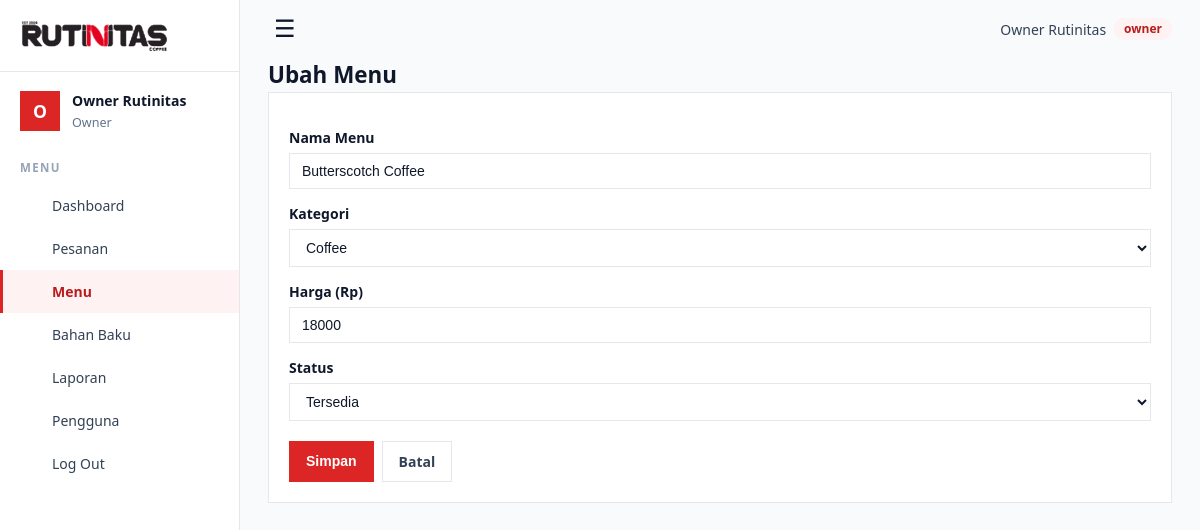
/index.php?url=menu/edit/1 (signed in), run on the app's committed database.
### tables this page shows
CREATE TABLE menu (
    id_menu             INT AUTO_INCREMENT PRIMARY KEY,
    nama_menu           VARCHAR(50) NOT NULL,
    kategori            VARCHAR(30) NOT NULL,
    harga               DECIMAL(10,2) NOT NULL CHECK (harga >= 0),
    status_ketersediaan ENUM('Tersedia','Kosong') NOT NULL DEFAULT 'Tersedia'
);

### app/core/Controller.php (called while the page is built, shortened)
<?php
abstract class Controller
{
    protected function view(string $file, array $data = []): void
    {
        (static function (): void { require ROOT . '/app/views/layout/header.php'; })();
        (static function () use ($file, $data): void {
            extract($data, EXTR_SKIP);
            require ROOT . "/app/views/$file.php";
        })();
        (static function (): void { require ROOT . '/app/views/layout/footer.php'; })();
    }
}

### app/core/CrudController.php (called while the page is built, shortened)
<?php
abstract class CrudController extends Controller
{
    protected string $slug;
    protected string $title;
    protected function formFields(?int $id): array { return $this->fields(); }
    public function edit($id = null): void
    {
        $row = $this->model()->find((int)$id);
        $this->form((int)$id, $row);
    }
    private function form(?int $id, array $row, array $errors = []): void
    {
        $this->view('crud/form', [
            'title' => $this->title, 'slug' => $this->slug, 'fields' => $this->formFields($id),
            'id' => $id, 'row' => $row, 'errors' => $errors,
        ]);
    }
}

### app/core/Database.php (called while the page is built, shortened)
<?php
class Database
{
    private static ?PDO $pdo = null;
    public static function connect(): PDO
    {
        if (self::$pdo === null) {
            $d = (require ROOT . '/config/config.php')['db'];
            $dsn = "mysql:host={$d['host']};dbname={$d['name']};charset={$d['charset']}";
            try {
                self::$pdo = new PDO($dsn, $d['user'], $d['pass'], [
                    PDO::ATTR_ERRMODE            => PDO::ERRMODE_EXCEPTION,
                    PDO::ATTR_DEFAULT_FETCH_MODE => PDO::FETCH_ASSOC,
                    PDO::ATTR_EMULATE_PREPARES   => false,
                ]);
            } catch (PDOException $e) {
                http_response_code(500);
                exit('Koneksi database gagal. Periksa config/config.php dan pastikan MySQL aktif.');
            }
        }
        return self::$pdo;
    }
    public static function query(string $sql, array $params = []): PDOStatement
    {
        $stmt = self::connect()->prepare($sql);
        $stmt->execute($params);
        return $stmt;
    }
}

### app/core/QueryBuilder.php (called while the page is built, shortened)
<?php
class QueryBuilder
{
    private string $cols = '*';
    private array $wheres = [];
    private array $binds = [];
    private string $order = '';
    private ?int $limit = null;
    private int $offset = 0;
    private static function ident(string $n): string
    {
        return $n;
    }
    public function where(string $col, string $op, $val): self
    {
        $key = ':w' . count($this->binds);
        $this->wheres[] = self::ident($col) . " $op $key";
        $this->binds[$key] = $val;
        return $this;
    }
    public function limit(int $n, int $offset = 0): self { $this->limit = $n; $this->offset = $offset; return $this; }
    private function whereSql(): string { return $this->wheres ? ' WHERE ' . implode(' AND ', $this->wheres) : ''; }
    public function get(): array
    {
        $sql = "SELECT {$this->cols} FROM {$this->table}" . $this->whereSql() . $this->order;
        if ($this->limit !== null) $sql .= " LIMIT {$this->limit} OFFSET {$this->offset}";
        return Database::query($sql, $this->binds)->fetchAll();
    }
    public function first(): ?array { $rows = $this->limit(1)->get(); return $rows[0] ?? null; }
}

### app/core/Model.php (called while the page is built, shortened)
<?php
abstract class Model
{
    protected string $table;
    protected string $pk;
    protected function qb(): QueryBuilder { return QueryBuilder::table($this->table); }
    public function find(int $id): ?array { return $this->qb()->where($this->pk, '=', $id)->first(); }
}

### app/views/crud/form.php (the view, shortened to what this page needs)
<?php $isEdit = $id !== null; ?>
<h1><?= $isEdit ? 'Ubah' : 'Tambah' ?> <?= e($title) ?></h1>
<form method="post" action="<?= url($slug . ($isEdit ? '/update/' . $id : '/store')) ?>" class="card form">
  <?php foreach ($fields as $n => $f): $type = $f['type'] ?? 'text'; $val = $type === 'password' ? '' : ($row[$n] ?? ($f['default'] ?? '')); ?>
    <label for="<?= e($n) ?>"><?= e($f['label']) ?></label>
    <?php if ($type === 'select'): ?>
      <select id="<?= e($n) ?>" name="<?= e($n) ?>">
        <?php foreach ($f['options'] as $o): ?><option value="<?= e($o) ?>" <?= (string)$val === (string)$o ? 'selected' : '' ?>><?= e($o) ?></option><?php endforeach; ?>
      </select>
    <?php else: ?>
      <input id="<?= e($n) ?>" type="<?= e($type) ?>" name="<?= e($n) ?>" value="<?= e($type === 'number' && $val !== '' ? $val + 0 : $val) ?>" <?= $type === 'number' ? 'step="any"' : '' ?>>
    <?php endif; ?>
  <?php endforeach; ?>
  <div class="row-btn">
    <button class="btn">Simpan</button>
    <a class="btn light" href="<?= url($slug) ?>">Batal</a>
  </div>
</form>

### public/assets/style.css (style rules this page uses)
:root { --red:#DC2626; --red-dark:#B91C1C; --red-50:#FEF2F2; --red-100:#FEE2E2; --ink:#0F172A; --text:#334155; --muted:#64748B; --faint:#94A3B8; --border:#E5E7EB; --grid:#F1F5F9; --bg:#F8FAFC; --white:#FFFFFF; }
* { box-sizing:border-box;border-radius:0 }
body { margin:0;font-family:system-ui,"Segoe UI",Arial,sans-serif;background:var(--bg);color:var(--text);font-size:14px;line-height:1.5 }
h1,h2,h3,h4 { margin:0;color:var(--ink) }
h1 { font-size:1.4rem }
a { color:var(--red-dark) }
.card { background:var(--white);border:1px solid var(--border);padding:20px;margin-bottom:16px }
.btn { display:inline-block;background:var(--red);color:#fff;border:1px solid var(--red);padding:9px 16px;cursor:pointer;text-decoration:none;font-size:1em;font-weight:600 }
.btn.light { background:var(--white);color:var(--text);border-color:var(--border) }
.form label { display:block;margin:14px 0 5px;font-weight:600;color:var(--ink) }
input,select { width:100%;padding:9px 12px;border:1px solid var(--border);font-size:1em;background:var(--white);color:var(--ink) }
.row-btn { display:flex;gap:8px;margin-top:20px }

### data on the page
menu: nama_menu "Butterscotch Coffee", kategori "Coffee", harga "18000", status_ketersediaan "Tersedia"

### other printed values
mb_substr($u['nama'], 0, 1) "O"
$u['nama'] "Owner Rutinitas"
$u['role'] "Owner"
$navLabel "Dashboard"
$navLabel "Pesanan"
$navLabel "Menu"
$navLabel "Bahan Baku"
$navLabel "Laporan"
$navLabel "Pengguna"
$u['role'] "owner"
$title "Menu"
$f['label'] "Nama Menu"
$f['label'] "Kategori"
$f['label'] "Harga (Rp)"
$f['label'] "Status"
